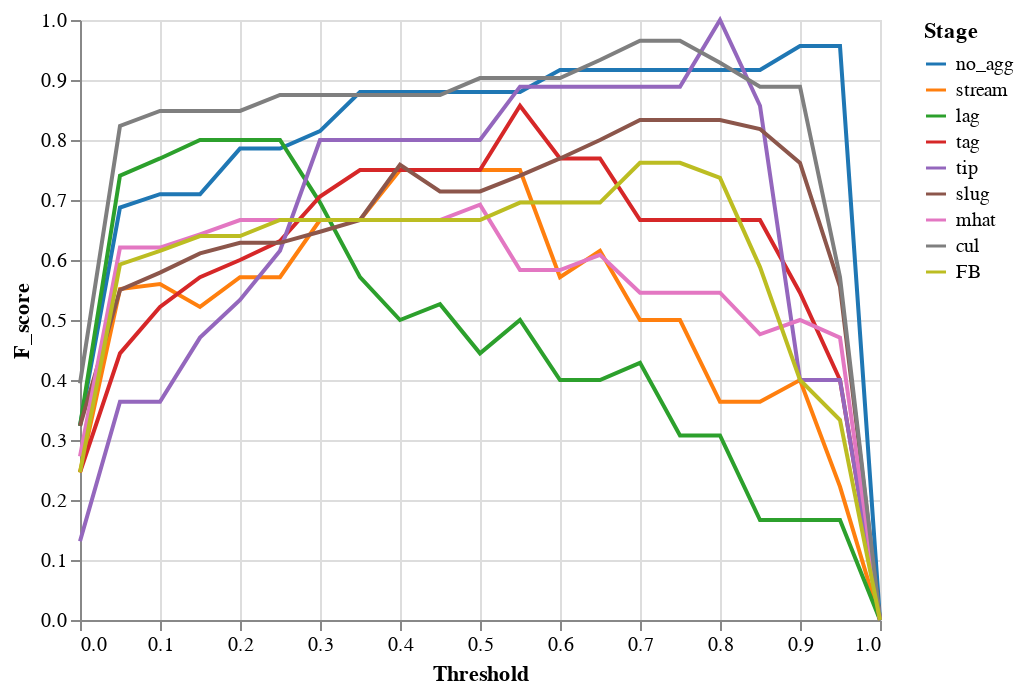

The code cell stored with this chart in its notebook:
### Code cell
# Plots of model quality metric at different prediction thresholds
display(alt.Chart(fold_results[strain]['prfs_all']).mark_line().encode(x='Threshold',y='F_score',
        color=alt.Color('Stage',scale=alt.Scale(domain=list(colour_dict.keys()),range=list(colour_dict.values())))))
#display(alt.Chart(prfs_all).mark_line().encode(x='Threshold',y='precision',
#        color=alt.Color('Stage',scale=alt.Scale(domain=list(colour_dict.keys()),range=list(colour_dict.values())))))
#display(alt.Chart(prfs_all).mark_line().encode(x='Threshold',y='recall',
#       color=alt.Color('Stage',scale=alt.Scale(domain=list(colour_dict.keys()),range=list(colour_dict.values())))))

### Figure 1 — Vega-Lite specification as saved in the notebook (floating-point values rounded to 4 significant figures; data arrays with more than 128 entries replaced by an {"elided": "..."} marker saying what was removed)
{"config": {"view": {"continuousWidth": 400, "continuousHeight": 300}}, "data": {"name": "data-254275bd32eba8dcf54971aee8c23fee"}, "mark": "line", "encoding": {"color": {"type": "nominal", "field": "Stage", "scale": {"domain": ["no_agg", "stream", "lag", "tag", "tip", "slug", "mhat", "cul", "FB"], "range": ["#1f77b4", "#ff7f0e", "#2ca02c", "#d62728", "#9467bd", "#8c564b", "#e377c2", "#7f7f7f", "#bcbd22"]}}, "x": {"type": "quantitative", "field": "Threshold"}, "y": {"type": "quantitative", "field": "F_score"}}, "$schema": "https://vega.github.io/schema/vega-lite/v4.0.2.json", "datasets": {"data-254275bd32eba8dcf54971aee8c23fee": {"elided": "189 records"}}}
